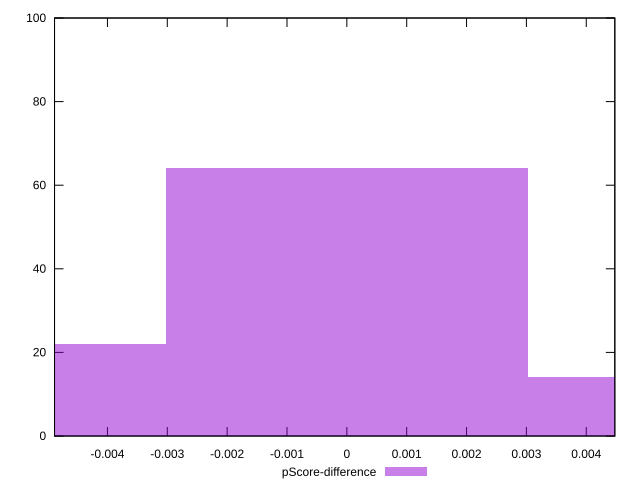

This figure's gnuplot source:
reset

$pScoreDifference <<EOF
0 64
0.006039193734733255 14
-0.006039193734733255 22
EOF

set key outside below
set boxwidth 0.006039193734733255
set xrange [-0.004883782172121487:0.004477216427832387]
set yrange [0:100]
set trange [0:100]
set style fill transparent solid 0.5 noborder
set terminal svg size 640, 490 enhanced background rgb 'white'
set output "reports/report_00033_2021-03-01T14-23-16.841Z/speed-index/samples/astro-inner-cached/pScore-difference/histogram.svg"

plot $pScoreDifference title "pScore-difference" with boxes

reset
